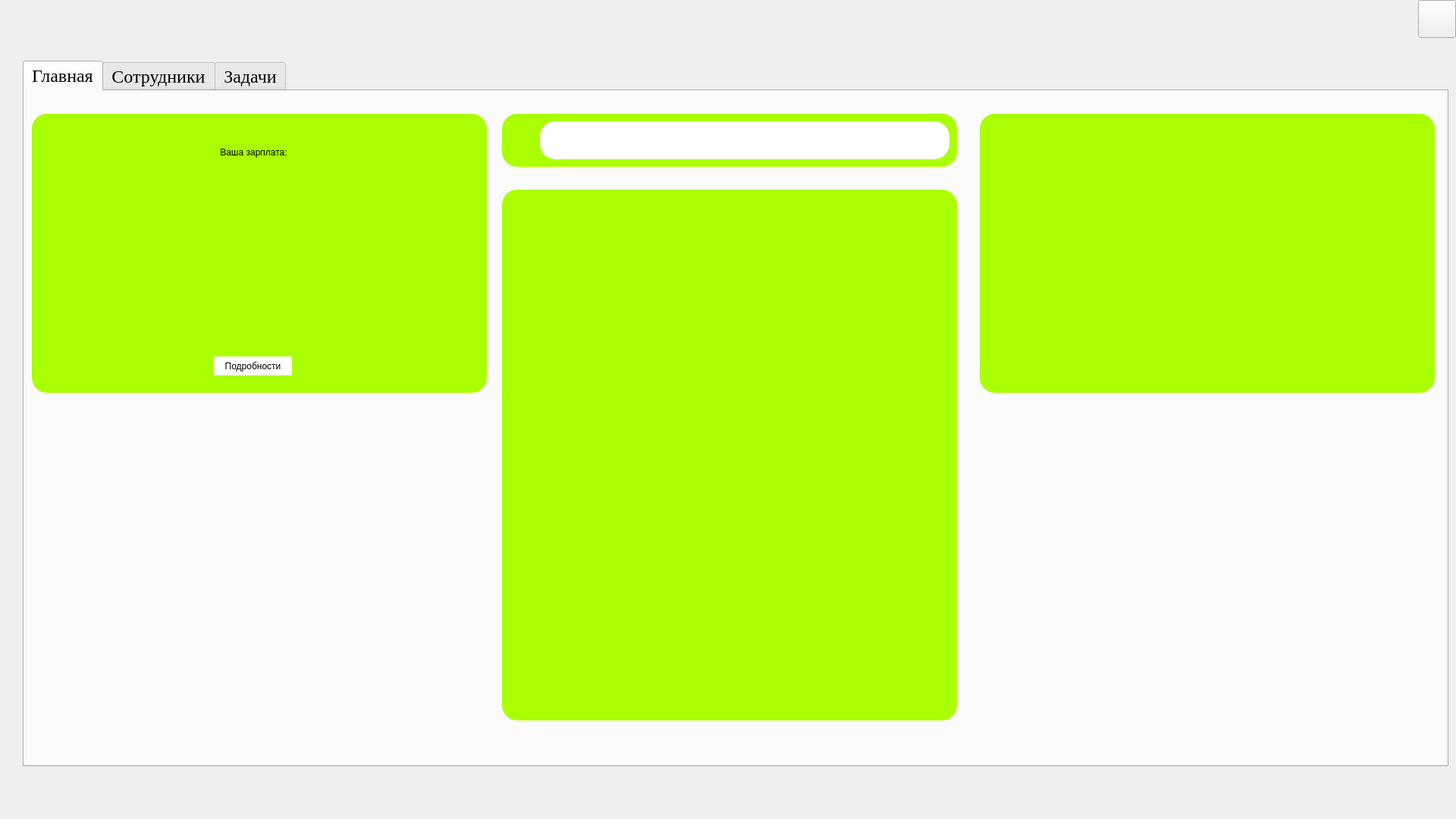
<?xml version="1.0" encoding="UTF-8"?>
<ui version="4.0">
 <class>Form</class>
 <widget class="QWidget" name="Form">
  <property name="enabled">
   <bool>true</bool>
  </property>
  <property name="geometry">
   <rect>
    <x>0</x>
    <y>0</y>
    <width>1920</width>
    <height>1080</height>
   </rect>
  </property>
  <property name="mouseTracking">
   <bool>false</bool>
  </property>
  <property name="windowTitle">
   <string>Form</string>
  </property>
  <property name="styleSheet">
   <string notr="true">background: qlineargradient(180deg, rgb(218, 130, 130) 10%, rgb(237, 175, 175) 0.01%, rgb(181, 143, 143) 40%, rgb(160, 119, 119) 100%);
</string>
  </property>
  <widget class="QPushButton" name="exitbtn">
   <property name="geometry">
    <rect>
     <x>1870</x>
     <y>0</y>
     <width>50</width>
     <height>50</height>
    </rect>
   </property>
   <property name="text">
    <string/>
   </property>
   <property name="icon">
    <iconset>
     <normaloff>icon_exit.png</normaloff>icon_exit.png</iconset>
   </property>
  </widget>
  <widget class="QTabWidget" name="List">
   <property name="geometry">
    <rect>
     <x>30</x>
     <y>80</y>
     <width>1880</width>
     <height>931</height>
    </rect>
   </property>
   <property name="font">
    <font>
     <family>Times New Roman</family>
     <pointsize>18</pointsize>
    </font>
   </property>
   <property name="focusPolicy">
    <enum>Qt::NoFocus</enum>
   </property>
   <property name="toolTip">
    <string>&lt;html&gt;&lt;head/&gt;&lt;body&gt;&lt;p&gt;&lt;br/&gt;&lt;/p&gt;&lt;p&gt;&lt;br/&gt;&lt;/p&gt;&lt;/body&gt;&lt;/html&gt;</string>
   </property>
   <property name="currentIndex">
    <number>0</number>
   </property>
   <widget class="QWidget" name="tab">
    <attribute name="title">
     <string>Главная</string>
    </attribute>
    <widget class="QWidget" name="formWidget" native="true">
     <property name="geometry">
      <rect>
       <x>10</x>
       <y>30</y>
       <width>600</width>
       <height>368</height>
      </rect>
     </property>
     <property name="styleSheet">
      <string notr="true">border-radius: 20px;
background-color: rgb(170, 255, 0);</string>
     </property>
     <widget class="QLabel" name="label">
      <property name="enabled">
       <bool>true</bool>
      </property>
      <property name="geometry">
       <rect>
        <x>1</x>
        <y>1</y>
        <width>583</width>
        <height>100</height>
       </rect>
      </property>
      <property name="styleSheet">
       <string notr="true">font: 75 50pt &quot;Times New Roman&quot;;</string>
      </property>
      <property name="text">
       <string>&lt;html&gt;&lt;head/&gt;&lt;body&gt;&lt;p align=&quot;center&quot;&gt;Ваша зарплата:&lt;/p&gt;&lt;/body&gt;&lt;/html&gt;</string>
      </property>
      <property name="margin">
       <number>0</number>
      </property>
     </widget>
     <widget class="QPushButton" name="details">
      <property name="enabled">
       <bool>true</bool>
      </property>
      <property name="geometry">
       <rect>
        <x>240</x>
        <y>320</y>
        <width>103</width>
        <height>25</height>
       </rect>
      </property>
      <property name="sizePolicy">
       <sizepolicy hsizetype="Minimum" vsizetype="Fixed">
        <horstretch>0</horstretch>
        <verstretch>0</verstretch>
       </sizepolicy>
      </property>
      <property name="sizeIncrement">
       <size>
        <width>0</width>
        <height>0</height>
       </size>
      </property>
      <property name="baseSize">
       <size>
        <width>0</width>
        <height>0</height>
       </size>
      </property>
      <property name="focusPolicy">
       <enum>Qt::NoFocus</enum>
      </property>
      <property name="layoutDirection">
       <enum>Qt::RightToLeft</enum>
      </property>
      <property name="styleSheet">
       <string notr="true">font: 10pt &quot;Times New Roman&quot;;
background-color: rgb(255, 255, 255);</string>
      </property>
      <property name="text">
       <string>Подробности</string>
      </property>
      <property name="autoDefault">
       <bool>false</bool>
      </property>
     </widget>
     <widget class="QLabel" name="label_zp">
      <property name="geometry">
       <rect>
        <x>20</x>
        <y>110</y>
        <width>551</width>
        <height>161</height>
       </rect>
      </property>
      <property name="font">
       <font>
        <family>Times New Roman</family>
        <pointsize>72</pointsize>
        <weight>50</weight>
        <bold>false</bold>
       </font>
      </property>
      <property name="text">
       <string/>
      </property>
      <property name="alignment">
       <set>Qt::AlignCenter</set>
      </property>
     </widget>
    </widget>
    <widget class="QWidget" name="formWidget" native="true">
     <property name="geometry">
      <rect>
       <x>630</x>
       <y>30</y>
       <width>600</width>
       <height>70</height>
      </rect>
     </property>
     <property name="styleSheet">
      <string notr="true">background-color: rgb(170, 255, 0);
border-radius: 20px;</string>
     </property>
     <widget class="QLineEdit" name="request">
      <property name="geometry">
       <rect>
        <x>50</x>
        <y>10</y>
        <width>540</width>
        <height>50</height>
       </rect>
      </property>
      <property name="styleSheet">
       <string notr="true">background-color: rgb(255, 255, 255);</string>
      </property>
     </widget>
    </widget>
    <widget class="QWidget" name="formWidget" native="true">
     <property name="geometry">
      <rect>
       <x>630</x>
       <y>130</y>
       <width>600</width>
       <height>700</height>
      </rect>
     </property>
     <property name="styleSheet">
      <string notr="true">border-radius: 20px;
background-color: rgb(170, 255, 0);</string>
     </property>
    </widget>
    <widget class="QFrame" name="formFrame">
     <property name="geometry">
      <rect>
       <x>1260</x>
       <y>30</y>
       <width>600</width>
       <height>368</height>
      </rect>
     </property>
     <property name="styleSheet">
      <string notr="true">border-radius: 20px;
background-color: rgb(170, 255, 0);</string>
     </property>
     <layout class="QFormLayout" name="formLayout_2"/>
    </widget>
   </widget>
   <widget class="QWidget" name="tab_2">
    <attribute name="title">
     <string>Сотрудники</string>
    </attribute>
    <widget class="QPushButton" name="registrbtn">
     <property name="geometry">
      <rect>
       <x>1820</x>
       <y>790</y>
       <width>50</width>
       <height>50</height>
      </rect>
     </property>
     <property name="styleSheet">
      <string notr="true">border-radius: 25px;
background-color: rgb(170, 170, 0);</string>
     </property>
     <property name="text">
      <string/>
     </property>
     <property name="icon">
      <iconset>
       <normaloff>plus.png</normaloff>plus.png</iconset>
     </property>
    </widget>
    <widget class="QTableWidget" name="Sotr">
     <property name="geometry">
      <rect>
       <x>0</x>
       <y>0</y>
       <width>1880</width>
       <height>841</height>
      </rect>
     </property>
     <property name="font">
      <font>
       <family>Times New Roman</family>
       <pointsize>14</pointsize>
      </font>
     </property>
     <property name="dragDropMode">
      <enum>QAbstractItemView::NoDragDrop</enum>
     </property>
     <property name="alternatingRowColors">
      <bool>false</bool>
     </property>
     <property name="textElideMode">
      <enum>Qt::ElideRight</enum>
     </property>
     <attribute name="horizontalHeaderCascadingSectionResizes">
      <bool>false</bool>
     </attribute>
     <attribute name="horizontalHeaderDefaultSectionSize">
      <number>313</number>
     </attribute>
     <column>
      <property name="text">
       <string>Фамилия</string>
      </property>
      <property name="font">
       <font>
        <family>Times New Roman</family>
        <pointsize>14</pointsize>
       </font>
      </property>
      <property name="textAlignment">
       <set>AlignCenter</set>
      </property>
     </column>
     <column>
      <property name="text">
       <string>Имя</string>
      </property>
      <property name="font">
       <font>
        <family>Times New Roman</family>
        <pointsize>14</pointsize>
       </font>
      </property>
      <property name="textAlignment">
       <set>AlignCenter</set>
      </property>
     </column>
     <column>
      <property name="text">
       <string>Отчество</string>
      </property>
      <property name="font">
       <font>
        <family>Times New Roman</family>
        <pointsize>14</pointsize>
       </font>
      </property>
      <property name="textAlignment">
       <set>AlignCenter</set>
      </property>
     </column>
     <column>
      <property name="text">
       <string>Должность</string>
      </property>
      <property name="font">
       <font>
        <family>Times New Roman</family>
        <pointsize>14</pointsize>
       </font>
      </property>
      <property name="textAlignment">
       <set>AlignCenter</set>
      </property>
     </column>
     <column>
      <property name="text">
       <string>Телефон</string>
      </property>
      <property name="font">
       <font>
        <family>Times New Roman</family>
        <pointsize>14</pointsize>
       </font>
      </property>
      <property name="textAlignment">
       <set>AlignCenter</set>
      </property>
     </column>
     <column>
      <property name="text">
       <string>Email</string>
      </property>
      <property name="font">
       <font>
        <family>Times New Roman</family>
        <pointsize>14</pointsize>
       </font>
      </property>
      <property name="textAlignment">
       <set>AlignCenter</set>
      </property>
     </column>
    </widget>
    <zorder>Sotr</zorder>
    <zorder>registrbtn</zorder>
   </widget>
   <widget class="QWidget" name="tab_3">
    <attribute name="title">
     <string>Задачи</string>
    </attribute>
    <widget class="QPushButton" name="Oknozadbtn">
     <property name="geometry">
      <rect>
       <x>1820</x>
       <y>790</y>
       <width>50</width>
       <height>50</height>
      </rect>
     </property>
     <property name="styleSheet">
      <string notr="true">border-radius: 25px;
background-color: rgb(170, 170, 0);</string>
     </property>
     <property name="text">
      <string/>
     </property>
     <property name="icon">
      <iconset>
       <normaloff>plus.png</normaloff>plus.png</iconset>
     </property>
    </widget>
    <widget class="QTableWidget" name="Zad">
     <property name="geometry">
      <rect>
       <x>0</x>
       <y>0</y>
       <width>1880</width>
       <height>841</height>
      </rect>
     </property>
    </widget>
    <zorder>Zad</zorder>
    <zorder>Oknozadbtn</zorder>
   </widget>
  </widget>
  <widget class="QLabel" name="name_label">
   <property name="geometry">
    <rect>
     <x>30</x>
     <y>15</y>
     <width>541</width>
     <height>51</height>
    </rect>
   </property>
   <property name="font">
    <font>
     <family>Times New Roman</family>
     <pointsize>18</pointsize>
     <weight>50</weight>
     <bold>false</bold>
    </font>
   </property>
   <property name="text">
    <string/>
   </property>
  </widget>
  <zorder>List</zorder>
  <zorder>exitbtn</zorder>
  <zorder>name_label</zorder>
 </widget>
 <resources/>
 <connections/>
</ui>
